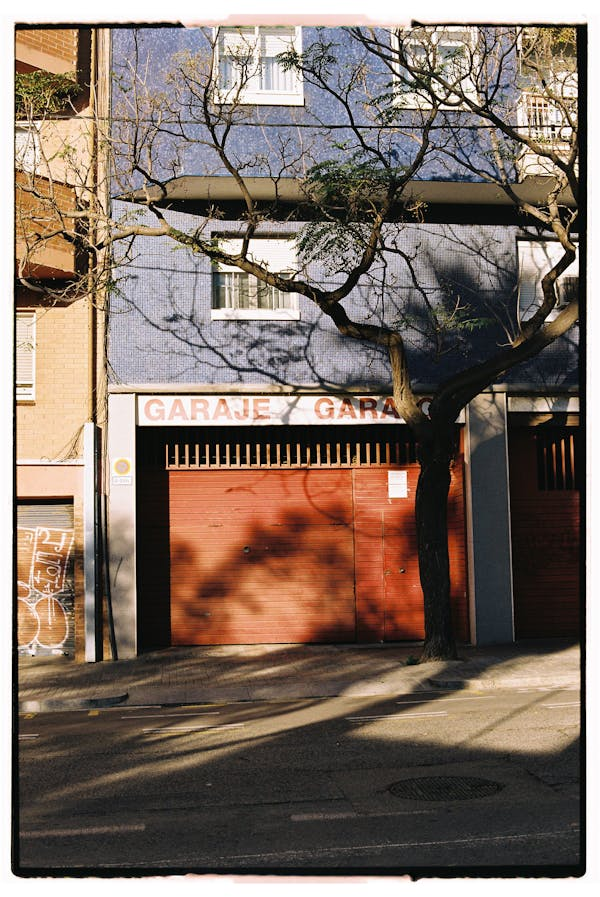
#> input picture images/original_images/garaz.png, 600 x 897 px; its folder holds only this picture in this run
$ python 3_channel.py
#> lines starting #> are read from the running program, lines starting #| are printed output that depends on the picture
import cv2
import numpy as np
import matplotlib.pyplot as plt
import os

def calculate_histogram(image):
    histogram, bins = np.histogram(image.flatten(), bins=256, range=[0, 256])
    return histogram

def plot_histograms_rgb_9(original_histograms, stego_histograms, diffs, img_name, method, save_path=None):
    """
    Plots 9 subplots: 3 rows (channels: Blue, Green, Red) x 3 columns (Original, Stego, Difference).
    """
    channels = ['Niebieski', 'Zielony', 'Czerwony']
    colors = ['blue', 'green', 'red']

    fig, axes = plt.subplots(3, 3, figsize=(15, 15))
    fig.suptitle(f"Histogramy dla obrazu: {img_name} - Metoda: {method.upper()}", fontsize=16)  # Global title

    for i, channel in enumerate(channels):
        # Original histogram
        axes[i, 0].bar(range(256), original_histograms[i], color=colors[i])
        axes[i, 0].set_title(f'Oryginalny - {channel}')
        axes[i, 0].set_xlabel('Intensywność pikseli')
        axes[i, 0].set_ylabel('Liczba wystąpień')

        # Stego histogram
        axes[i, 1].bar(range(256), stego_histograms[i], color=colors[i])
        axes[i, 1].set_title(f'Stego - {channel}')
        axes[i, 1].set_xlabel('Intensywność pikseli')
        axes[i, 1].set_ylabel('Liczba wystąpień')

        # Difference histogram
        axes[i, 2].bar(range(256), diffs[i], color='orange')  # Difference uses orange
        axes[i, 2].set_title(f'Różnica - {channel}')
        axes[i, 2].set_xlabel('Intensywność pikseli')
        axes[i, 2].set_ylabel('Liczba wystąpień')

    plt.tight_layout(rect=[0, 0, 1, 0.96])  # Adjust layout for global title
    if save_path:
        plt.savefig(save_path)
    else:
        plt.show()

    plt.close()

def detect_stego_changes_rgb_9(original_image, stego_image, img_name, method):
    base_save_dir = os.path.join(images_dir, "histogram_images_rgb")
    save_dir = os.path.join(base_save_dir, img_name, method)
    os.makedirs(save_dir, exist_ok=True)

    original_histograms = []
    stego_histograms = []
    diffs = []

    channels = ['Niebieski', 'Zielony', 'Czerwony']
    for i in range(len(channels)):  # Iterate through Blue, Green, and Red channels
        original_channel = original_image[:, :, i]
        stego_channel = stego_image[:, :, i]

        original_histogram = calculate_histogram(original_channel)
        stego_histogram = calculate_histogram(stego_channel)
        diff = np.abs(original_histogram - stego_histogram)

        original_histograms.append(original_histogram)
        stego_histograms.append(stego_histogram)
        diffs.append(diff)

    hist_filename = os.path.join(save_dir, f"{img_name}_histograms_{method}.png")
    plot_histograms_rgb_9(original_histograms, stego_histograms, diffs, img_name, method, hist_filename)

# Directories setup
current_dir = os.path.dirname(os.path.abspath(__file__))
images_dir = os.path.abspath(os.path.join(current_dir, "..", "..", "images"))
original_images_dir = os.path.join(images_dir, "original_images")

methods = ['lsb', 'rgba', 'dct']

for img in os.listdir(original_images_dir):
    if img.endswith(('.png', '.jpg', '.jpeg')):
        original_image = cv2.imread(os.path.join(original_images_dir, img))
#> original_image is the input picture: shape (897, 600, 3); mean B, G, R 99.5, 110, 126

        for method in methods:
            stego_image_dir = os.path.join(images_dir, f"{method}_images")
            stego_filename = os.path.join(stego_image_dir, img)
            stego_image = cv2.imread(stego_filename)

            if original_image is not None and stego_image is not None:
                detect_stego_changes_rgb_9(original_image, stego_image, img.split('.')[0], method)
#> the loop in detect_stego_changes_rgb_9, `for i in range(len(channels)):` made 3 passes
#> pass 1, in detect_stego_changes_rgb_9, `original_channel = original_image[:, :, i]`:
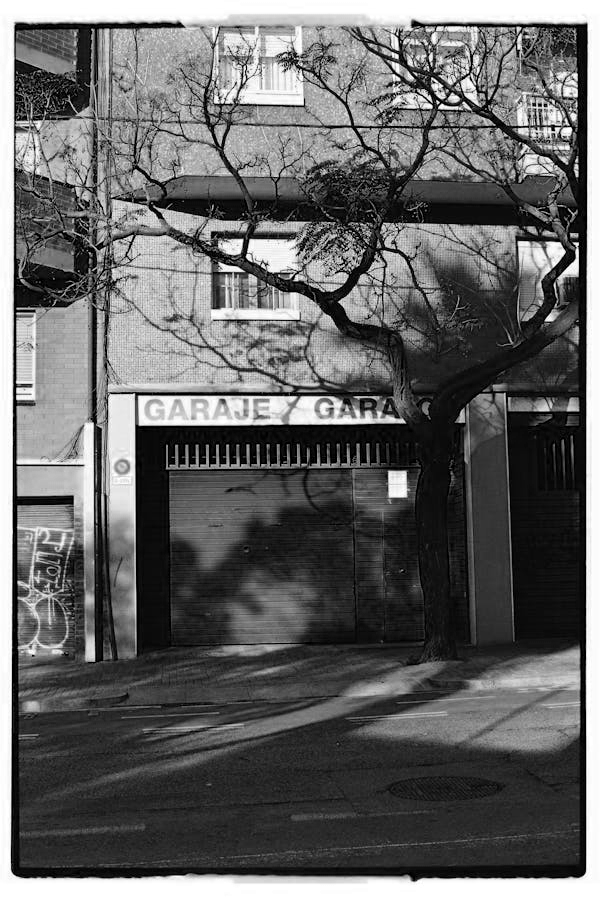
#> original_channel: shape (897, 600); min 0, max 255, mean 99.5
#> pass 2, in detect_stego_changes_rgb_9, `original_channel = original_image[:, :, i]`:
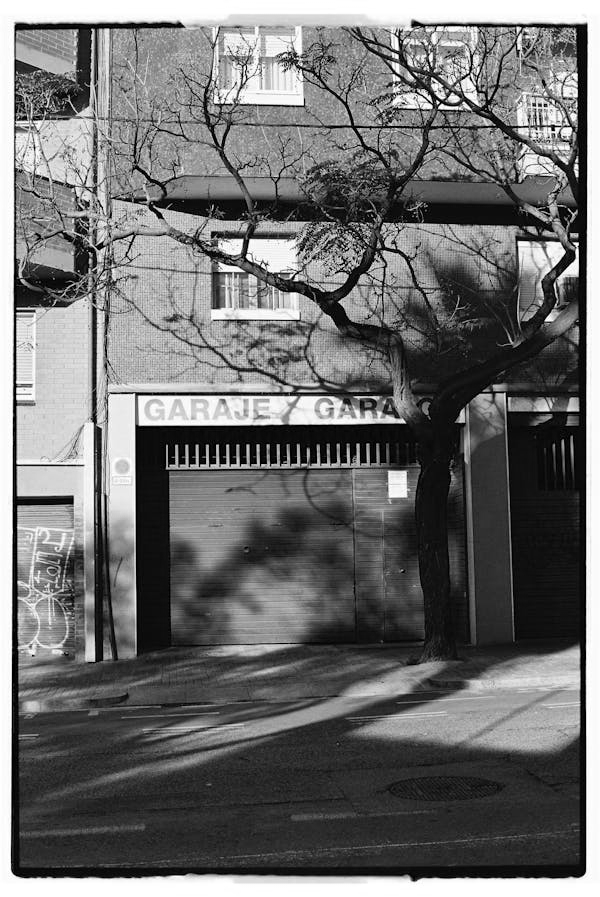
#> original_channel: shape (897, 600); min 0, max 255, mean 110
#> pass 3, in detect_stego_changes_rgb_9, `original_channel = original_image[:, :, i]`:
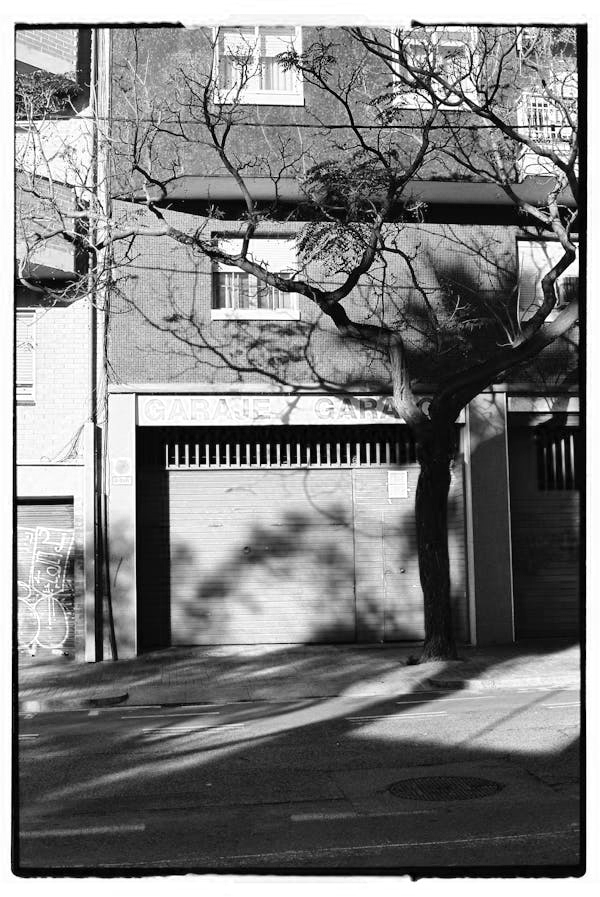
#> original_channel: shape (897, 600); min 0, max 255, mean 126
#> after the loop in detect_stego_changes_rgb_9, `for i in range(len(channels)):`: diffs = 3 items
#> in plot_histograms_rgb_9, `plt.savefig(save_path)`:
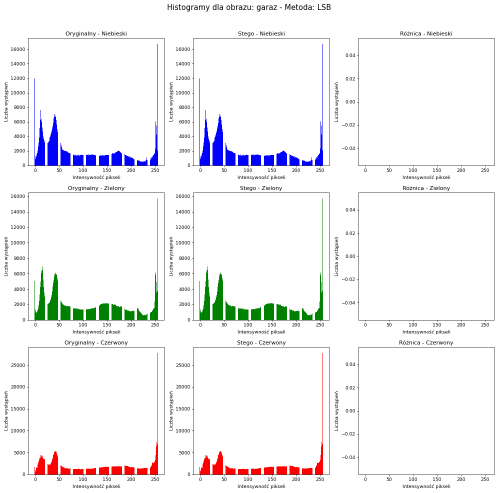
#> figure drawn by matplotlib, 9 panels; panel 1: tallest bar 16696 high, from x = 254.6 to 255.4; panel 2: tallest bar 16696 high, from x = 254.6 to 255.4; panel 4: tallest bar 15711 high, from x = 254.6 to 255.4; panel 5: tallest bar 15711 high, from x = 254.6 to 255.4
            else:
                print(f"Warning: Could not load image pair for {img} with method {method}.")

$ run again, on images/original_images/kapelusz.png
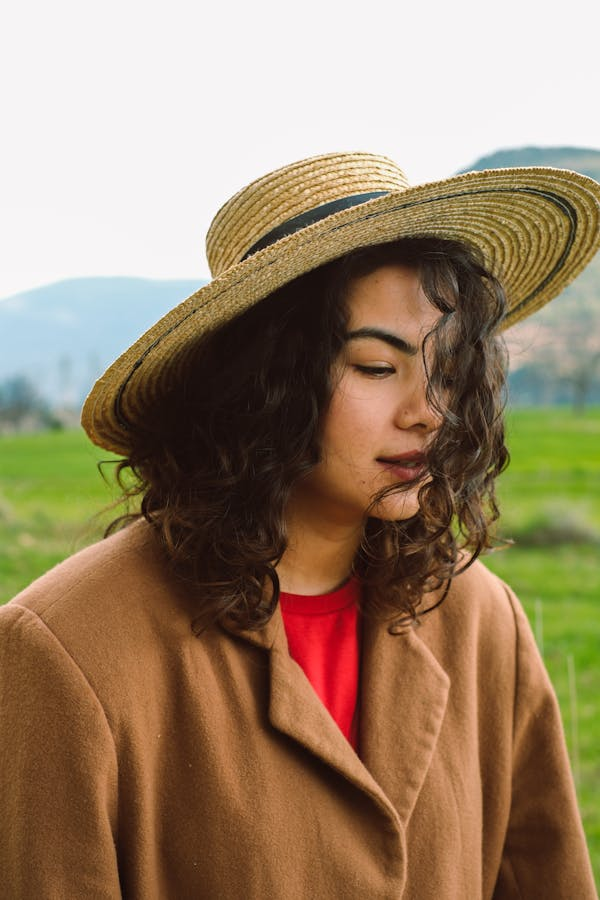
#> input picture images/original_images/kapelusz.png, 600 x 900 px
#> original_image is the input picture: shape (900, 600, 3); mean B, G, R 103.6, 130.7, 152.6
#> the loop in detect_stego_changes_rgb_9, `for i in range(len(channels)):` made 3 passes
#> pass 1, in detect_stego_changes_rgb_9, `original_channel = original_image[:, :, i]`:
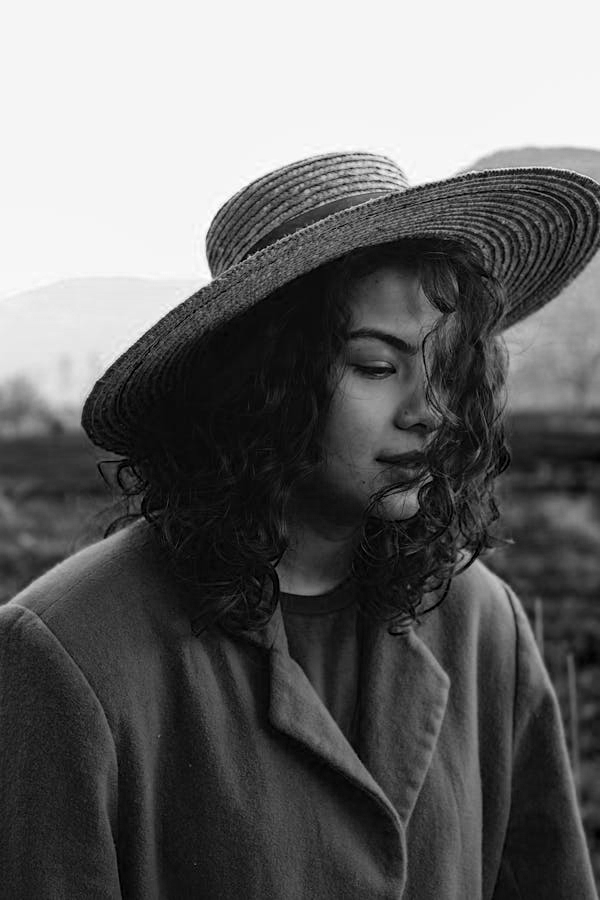
#> original_channel: shape (900, 600); min 0, max 255, mean 103.6
#> pass 3, in detect_stego_changes_rgb_9, `original_channel = original_image[:, :, i]`:
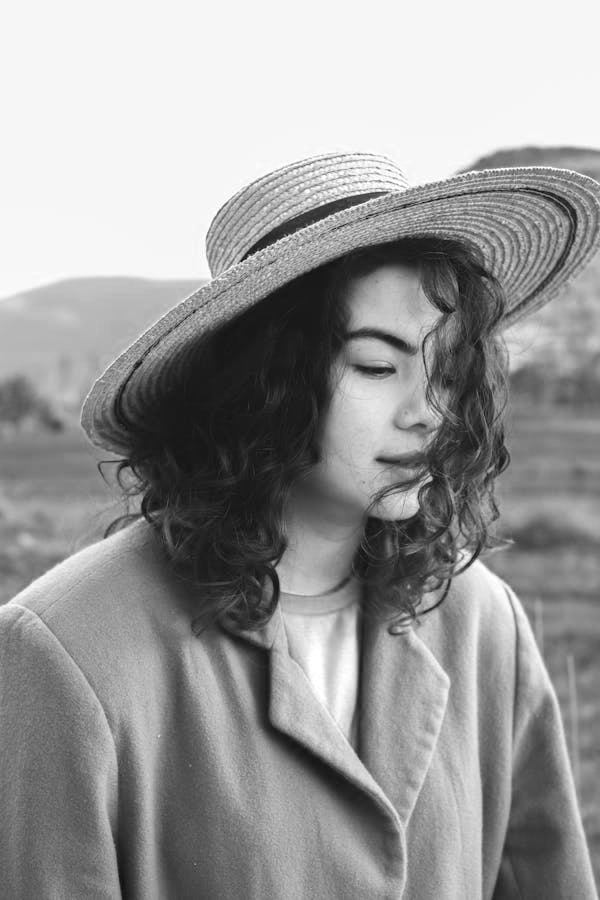
#> original_channel: shape (900, 600); min 10, max 255, mean 152.6
#> after the loop in detect_stego_changes_rgb_9, `for i in range(len(channels)):`: diffs = 3 items

$ run again, on images/original_images/man.png
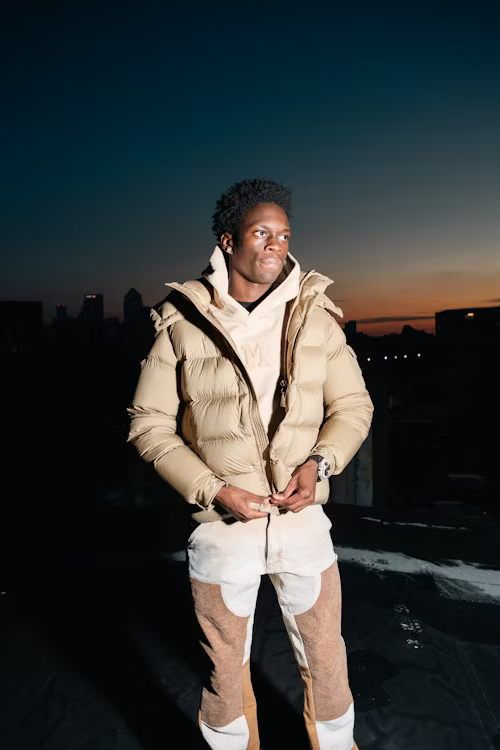
#> input picture images/original_images/man.png, 500 x 750 px
#> original_image is the input picture: shape (750, 500, 3); mean B, G, R 58, 58.8, 55.1
#> the loop in detect_stego_changes_rgb_9, `for i in range(len(channels)):` made 3 passes
#> pass 1, in detect_stego_changes_rgb_9, `original_channel = original_image[:, :, i]`:
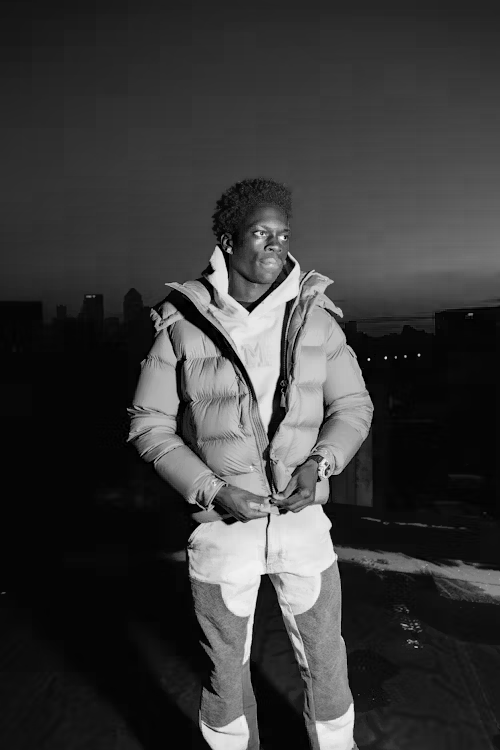
#> original_channel: shape (750, 500); min 0, max 248, mean 58
#> pass 3, in detect_stego_changes_rgb_9, `original_channel = original_image[:, :, i]`:
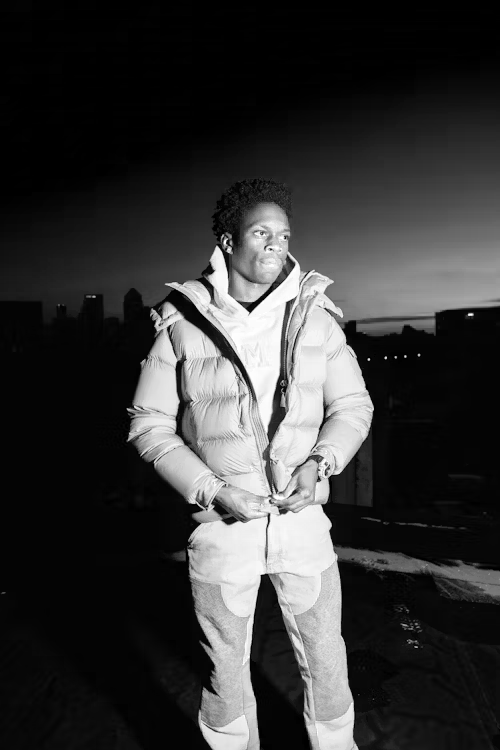
#> original_channel: shape (750, 500); min 0, max 255, mean 55.1
#> after the loop in detect_stego_changes_rgb_9, `for i in range(len(channels)):`: diffs = 3 items

$ run again, on images/original_images/neon.png
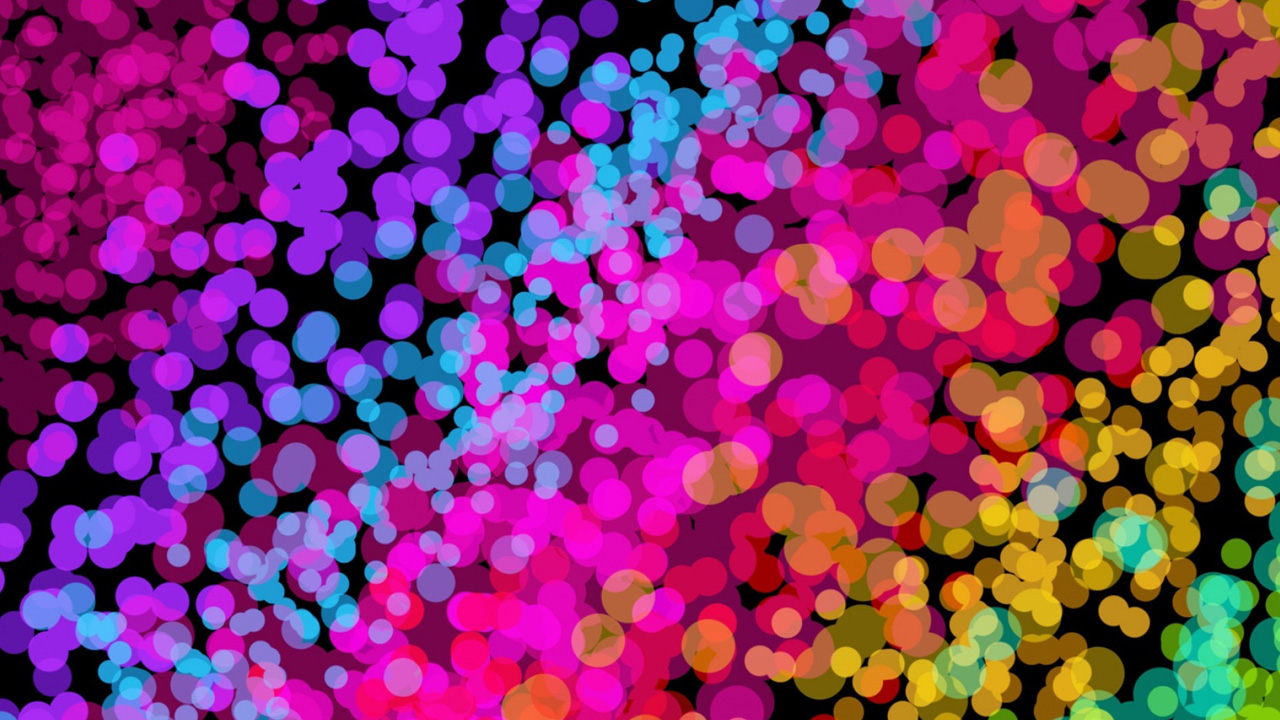
#> input picture images/original_images/neon.png, 1280 x 720 px
#> original_image is the input picture: shape (720, 1280, 3); mean B, G, R 109.8, 49.3, 134.4
#> the loop in detect_stego_changes_rgb_9, `for i in range(len(channels)):` made 3 passes
#> pass 1, in detect_stego_changes_rgb_9, `original_channel = original_image[:, :, i]`:
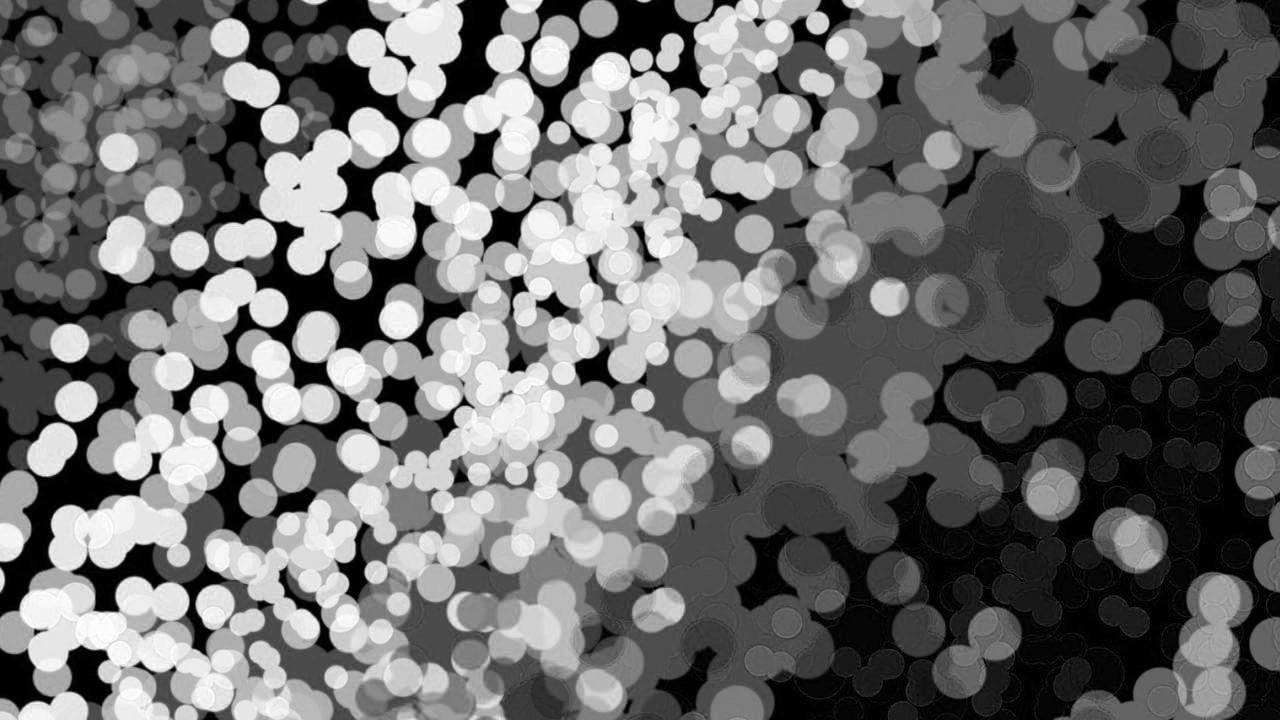
#> original_channel: shape (720, 1280); min 0, max 255, mean 109.8
#> pass 3, in detect_stego_changes_rgb_9, `original_channel = original_image[:, :, i]`:
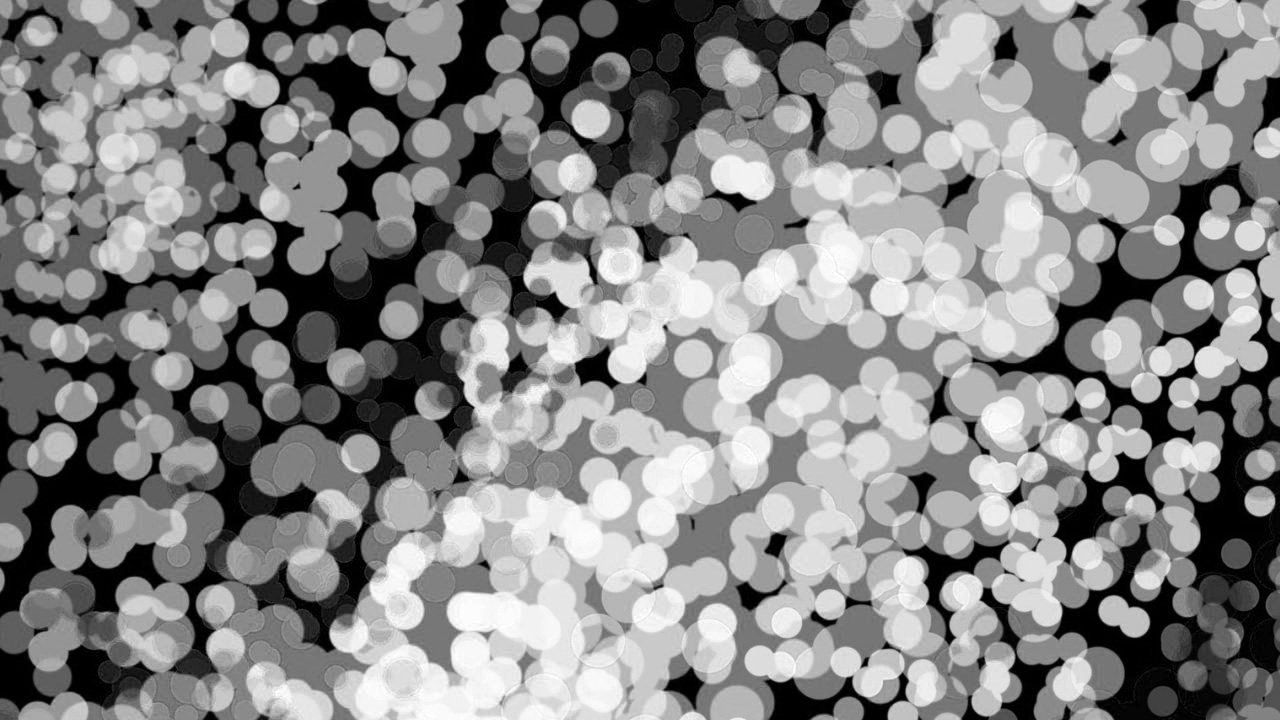
#> original_channel: shape (720, 1280); min 0, max 255, mean 134.4
#> after the loop in detect_stego_changes_rgb_9, `for i in range(len(channels)):`: diffs = 3 items
